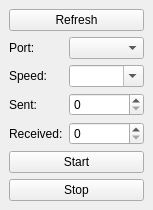
<?xml version="1.0" encoding="UTF-8"?>
<ui version="4.0">
 <class>MainWindow</class>
 <widget class="QMainWindow" name="MainWindow">
  <property name="geometry">
   <rect>
    <x>0</x>
    <y>0</y>
    <width>153</width>
    <height>180</height>
   </rect>
  </property>
  <property name="windowTitle">
   <string>MainWindow</string>
  </property>
  <widget class="QWidget" name="centralwidget">
   <layout class="QFormLayout" name="formLayout">
    <item row="0" column="0" colspan="2">
     <widget class="QPushButton" name="refresh">
      <property name="text">
       <string>Refresh</string>
      </property>
     </widget>
    </item>
    <item row="1" column="0">
     <widget class="QLabel" name="label">
      <property name="text">
       <string>Port:</string>
      </property>
     </widget>
    </item>
    <item row="1" column="1">
     <widget class="QComboBox" name="port"/>
    </item>
    <item row="2" column="0">
     <widget class="QLabel" name="label_2">
      <property name="text">
       <string>Speed:</string>
      </property>
     </widget>
    </item>
    <item row="2" column="1">
     <widget class="QComboBox" name="speed">
      <property name="editable">
       <bool>true</bool>
      </property>
     </widget>
    </item>
    <item row="3" column="0">
     <widget class="QLabel" name="label_3">
      <property name="text">
       <string>Sent:</string>
      </property>
     </widget>
    </item>
    <item row="3" column="1">
     <widget class="QSpinBox" name="sent">
      <property name="maximum">
       <number>999999999</number>
      </property>
     </widget>
    </item>
    <item row="4" column="0">
     <widget class="QLabel" name="label_4">
      <property name="text">
       <string>Received:</string>
      </property>
     </widget>
    </item>
    <item row="4" column="1">
     <widget class="QSpinBox" name="received">
      <property name="maximum">
       <number>999999999</number>
      </property>
     </widget>
    </item>
    <item row="5" column="0" colspan="2">
     <widget class="QPushButton" name="start">
      <property name="text">
       <string>Start</string>
      </property>
     </widget>
    </item>
    <item row="6" column="0" colspan="2">
     <widget class="QPushButton" name="stop">
      <property name="text">
       <string>Stop</string>
      </property>
     </widget>
    </item>
   </layout>
  </widget>
 </widget>
 <resources/>
 <connections/>
</ui>
